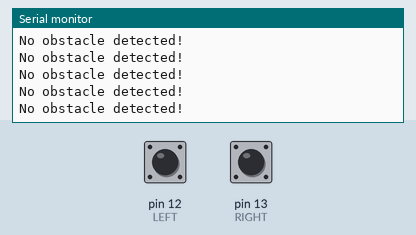
Simulated run of this sketch. Board: Arduino Uno, built with avr-gcc and run on an emulated ATmega328P. Shown: the last lines printed to the serial monitor. Inputs (shaded band) come from the test bench; at power-on: pin 12 (LEFT) HIGH, pin 13 (RIGHT) HIGH.

Above: at 1.2 s.
1.3 s: pin 12 (LEFT) pulled LOW for 0.15 s
4.4 s: pin 13 (RIGHT) pulled LOW for 0.15 s
6.0 s: pin 12 (LEFT) pulled LOW for 1 s
At 7.0 s:
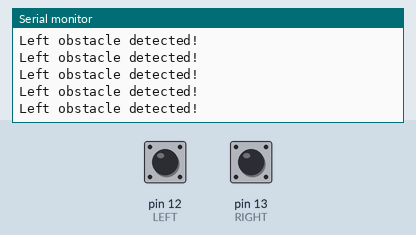
10.0 s: pin 13 (RIGHT) pulled LOW for 1 s
At 10.9 s:
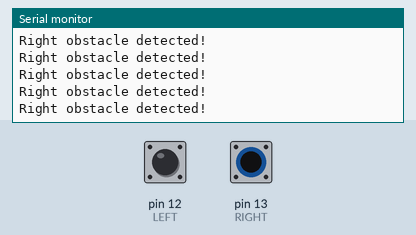

The sketch:

IRsensor.ino
```cpp
#define LEFT 12
#define RIGHT 13
int detectionL = HIGH;    // no obstacle on left
int detectionR = HIGH;    // no obstacle on right

void setup() {
  Serial.begin(9600);
  pinMode(LEFT, INPUT);
  pinMode(RIGHT, INPUT);
}

void loop() {
  detectionL = digitalRead(LEFT);
  detectionR = digitalRead(RIGHT);
  if(detectionL == LOW && detectionR == HIGH){
    Serial.print("Left obstacle detected!\n");
  }
  else if (detectionR == LOW && detectionL == HIGH){
    Serial.print("Right obstacle detected!\n");
  }
  else if (detectionR == HIGH && detectionL == HIGH) {
    Serial.print("No obstacle detected!\n");
  }
  else {
    Serial.print("Obstacles detected on both sides!\n");
  }
  //delay(500);    // in ms
}
```

Measured:
- after the input at 6.0 s, the serial monitor: prints a new line after 0.07 s (image 1)
- after the input at 10.0 s, the serial monitor: prints a new line after 0.09 s (image 2)
